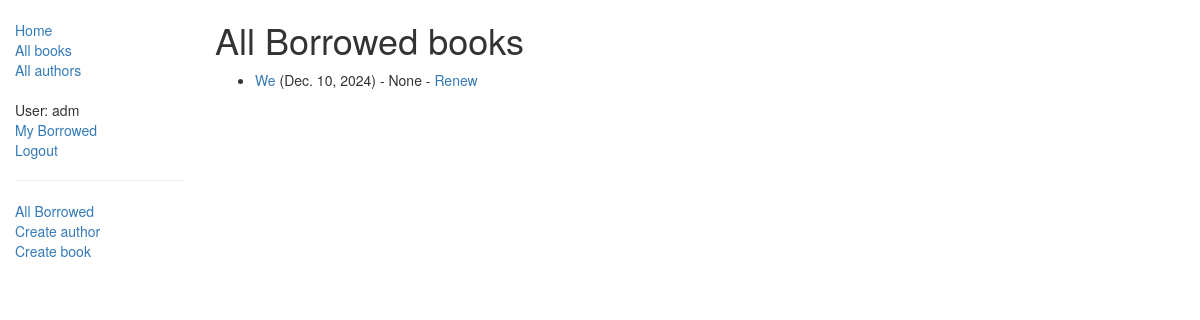
Screenshot of /catalog/allbooks/ (signed in) with the database file from the repository.
### catalog/models.py (models this page shows, shortened)
class BookInstance(models.Model):
    id = models.UUIDField(primary_key=True, default=uuid.uuid4, help_text="Unique ID for this particular book across whole library")
    book = models.ForeignKey('Book', on_delete=models.SET_NULL, null=True)
    imprint = models.CharField(max_length=200)
    due_back = models.DateField(null=True, blank=True)
    borrower = models.ForeignKey(User, on_delete=models.SET_NULL, null=True, blank=True)
    @property
    def is_overdue(self):
        if self.due_back and date.today() > self.due_back:
            return True
        return False
    LOAN_STATUS = (
        ('m', 'Maintenance'),
        ('o', 'On loan'),
        ('a', 'Available'),
        ('r', 'Reserved'),
    )
    status = models.CharField(max_length=1, choices=LOAN_STATUS, blank=True, default='m', help_text='Book availability')
    class Meta:
        ordering = ["due_back"]
        permissions = (("can_mark_returned", "Set book as returned"),)

class Book(models.Model):
    title = models.CharField(max_length=200)
    author = models.ForeignKey('Author', on_delete=models.SET_NULL, null=True)
    summary = models.TextField(max_length=1000, help_text="Enter a brief description of the book")
    isbn = models.CharField('ISBN',max_length=13, help_text='13 Character <a href="https://www.isbn-international.org/content/what-isbn">ISBN number</a>')
    genre = models.ManyToManyField(Genre, help_text="Select a genre for this book") #может иметь несколько жанров, а жанр может иметь много книг
    def display_genre(self):
        return ', '.join([genre.name for genre in self.genre.all()[:3]])
    display_genre.short_description = 'Genre'

### catalog/views.py (the view)
class AllborrowedBookList(PermissionRequiredMixin,generic.ListView):
    model = BookInstance
    template_name ='catalog/bookinstance_list_borrowed_all.html'
    paginate_by = 10
    permission_required = 'catalog.can_mark_returned'
    def get_queryset(self):
        return BookInstance.objects.filter(status__exact='o').order_by('due_back')

### catalog/templates/catalog/bookinstance_list_borrowed_all.html
{% extends "base_generic.html" %}
{% block content %}
    <h1>All Borrowed books</h1>
    {% if bookinstance_list %}
    <ul>
      {% for bookinst in bookinstance_list %}
      <li class="{% if bookinst.is_overdue %}text-danger{% endif %}">
        <a href="{% url 'book-detail' bookinst.book.pk %}">{{bookinst.book.title}}</a> ({{ bookinst.due_back }}) - {{bookinst.borrower}}
        {% if perms.catalog.can_mark_returned %}-
          <a href="{% url 'renew-book-librarian' bookinst.id %}">Renew</a>
        {% endif %}
      </li>
      {% endfor %}
    </ul>
    {% else %}
      <p>There are no books borrowed.</p>
    {% endif %}
{% endblock %}

### catalog/templates/base_generic.html (shortened to what this page needs)
<!doctype html>
<html lang="en">
  <head>
    <link
      rel="stylesheet"
      href="https://maxcdn.bootstrapcdn.com/bootstrap/3.3.7/css/bootstrap.min.css" />
    {% load static %}
    <link rel="stylesheet" href="{% static 'css/styles.css' %}" />
  </head>
  <body>
    <div class="container-fluid">
      <div class="row">
        <div class="col-sm-2">
          {% block sidebar %}
            <ul class="sidebar-nav">
              <li><a href="{% url 'index' %}">Home</a></li>
              <li><a href="{% url 'books'%}">All books</a></li>
              <li><a href="{% url 'author'%}">All authors</a></li>
                <br>
            {% if user.is_authenticated %}
                <li>User: {{ user.get_username }}</li>
                <li><a href="{% url 'my-borrowed' %}">My Borrowed</a></li>
                <li><a href="{% url 'logout'%}?next={{request.path}}">Logout</a></li>
            {% else %}
                <li><a href="{% url 'login'%}?next={{request.path}}">Login</a></li>
            {% endif %}
            <hr>
                <li><a href="{% url 'all-borrowed' %}">All Borrowed</a></li>
                <li><a href="{% url 'author_create' %}">Create author</a></li>
                <li><a href="{% url 'book_create' %}">Create book</a></li>
            </ul>
          {% endblock %}
        </div>
          <div class="col-sm-10 ">{% block content %}{% endblock %}
          </div>
      </div>
    </div>
  </body>
</html>

### catalog/static/css/styles.css (style rules this page uses)
.sidebar-nav { margin-top: 20px; padding: 0; list-style: none; }

### rows the page displays
BookInstance: book "We", due_back "Dec. 10, 2024", borrower "None"

### other values shown
{{ user.get_username }} "adm"
